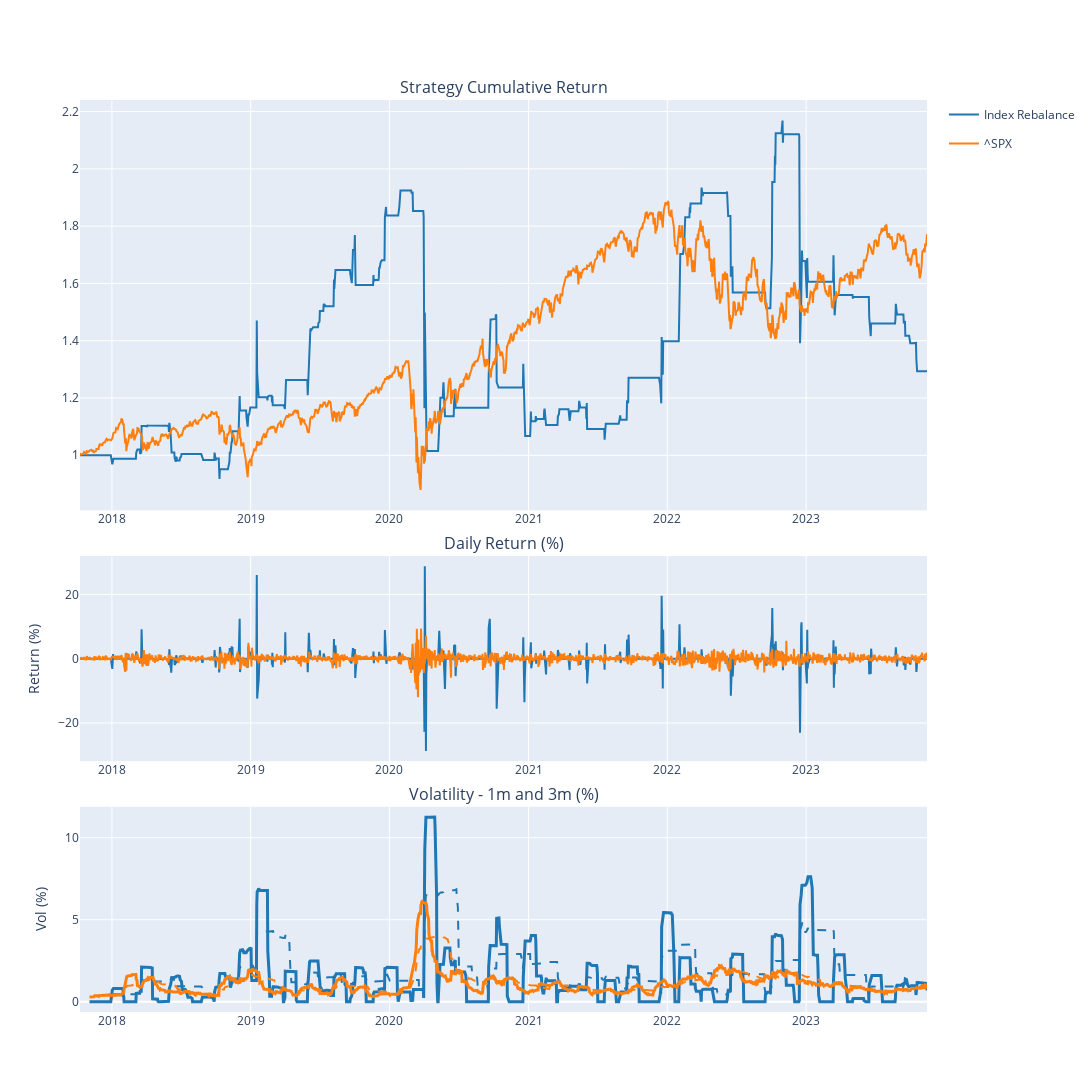
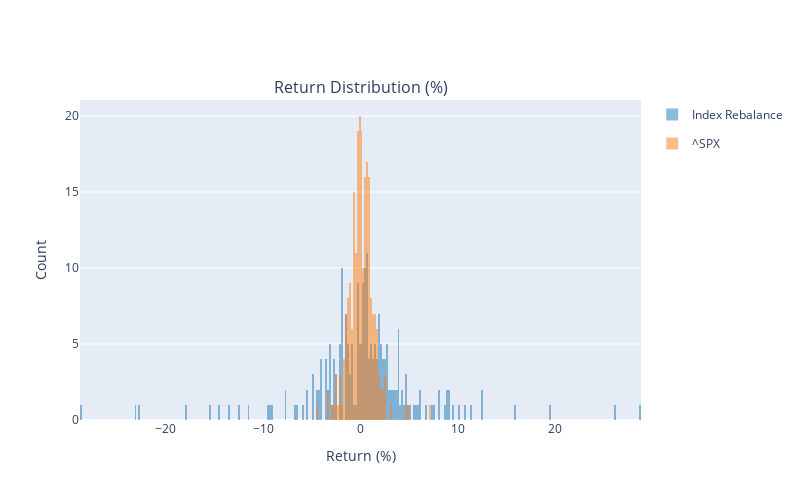

The code cell stored with these charts, in order, in its notebook:
### Code cell
position_entry = position[position.abs().diff() == 1].fillna(0)
position_hold = position[position.abs().diff() == 0].fillna(0)

c2c_ret = raw['Close'] / raw['Close'].shift(1) - 1
o2c_ret = raw['Close'] / raw['Open'] - 1

ret = position_entry * o2c_ret + position_hold * c2c_ret
port_ret = ret.sum(axis=1)

performance_summary_plot(port_ret, strategy='Index Rebalance', benchmark=['^SPX'])

### Figure 1 — Plotly figure (JSON) as saved in the notebook; plotly's stock layout.template omitted (floating-point values rounded to 4 significant figures; data arrays with more than 128 entries replaced by an {"elided": "..."} marker saying what was removed)
{"data": [{"legendgroup": "Index Rebalance", "marker": {"color": "rgb(31, 119, 180)"}, "name": "Index Rebalance", "type": "scatter", "x": {"elided": "1537 str values"}, "xaxis": "x", "y": {"elided": "1537 float values"}, "yaxis": "y"}, {"legendgroup": "Index Rebalance", "marker": {"color": "rgb(31, 119, 180)"}, "name": "Index Rebalance", "showlegend": false, "type": "scatter", "x": {"elided": "1537 str values"}, "xaxis": "x2", "y": {"elided": "1537 float values"}, "yaxis": "y2"}, {"legendgroup": "Index Rebalance", "line": {"width": 3}, "marker": {"color": "rgb(31, 119, 180)"}, "name": "1m - Index Rebalance", "showlegend": false, "type": "scatter", "x": {"elided": "1537 str values"}, "xaxis": "x3", "y": {"elided": "1537 float values"}, "yaxis": "y3"}, {"legendgroup": "Index Rebalance", "line": {"dash": "dash"}, "marker": {"color": "rgb(31, 119, 180)"}, "name": "3m - Index Rebalance", "showlegend": false, "type": "scatter", "x": {"elided": "1537 str values"}, "xaxis": "x3", "y": {"elided": "1537 float values"}, "yaxis": "y3"}, {"legendgroup": "^SPX", "marker": {"color": "rgb(255, 127, 14)"}, "name": "^SPX", "type": "scatter", "x": {"elided": "1537 str values"}, "xaxis": "x", "y": {"elided": "1537 float values"}, "yaxis": "y"}, {"legendgroup": "^SPX", "marker": {"color": "rgb(255, 127, 14)"}, "name": "^SPX", "showlegend": false, "type": "scatter", "x": {"elided": "1537 str values"}, "xaxis": "x2", "y": {"elided": "1537 float values"}, "yaxis": "y2"}, {"legendgroup": "^SPX", "line": {"width": 3}, "marker": {"color": "rgb(255, 127, 14)"}, "name": "1m - ^SPX", "showlegend": false, "type": "scatter", "x": {"elided": "1537 str values"}, "xaxis": "x3", "y": {"elided": "1537 float values"}, "yaxis": "y3"}, {"legendgroup": "^SPX", "line": {"dash": "dash"}, "marker": {"color": "rgb(255, 127, 14)"}, "name": "3m - ^SPX", "showlegend": false, "type": "scatter", "x": {"elided": "1537 str values"}, "xaxis": "x3", "y": {"elided": "1537 float values"}, "yaxis": "y3"}], "layout": {"annotations": [{"font": {"size": 16}, "showarrow": false, "text": "Strategy Cumulative Return", "x": 0.5, "xanchor": "center", "xref": "paper", "y": 1, "yanchor": "bottom", "yref": "paper"}, {"font": {"size": 16}, "showarrow": false, "text": "Daily Return (%)", "x": 0.5, "xanchor": "center", "xref": "paper", "y": 0.5, "yanchor": "bottom", "yref": "paper"}, {"font": {"size": 16}, "showarrow": false, "text": "Volatility - 1m and 3m (%)", "x": 0.5, "xanchor": "center", "xref": "paper", "y": 0.225, "yanchor": "bottom", "yref": "paper"}], "height": 1200, "width": 1500, "xaxis": {"anchor": "y", "domain": [0, 1], "matches": "x3", "showticklabels": true}, "xaxis2": {"anchor": "y2", "domain": [0, 1], "matches": "x3", "showticklabels": true}, "xaxis3": {"anchor": "y3", "domain": [0, 1], "showticklabels": true}, "yaxis": {"anchor": "x", "domain": [0.55, 1]}, "yaxis2": {"anchor": "x2", "domain": [0.275, 0.5], "title": {"text": "Return (%)"}}, "yaxis3": {"anchor": "x3", "domain": [0, 0.225], "title": {"text": "Vol (%)"}}}}

### Figure 2 — Plotly figure (JSON) as saved in the notebook; plotly's stock layout.template omitted (floating-point values rounded to 4 significant figures; data arrays with more than 128 entries replaced by an {"elided": "..."} marker saying what was removed)
{"data": [{"legendgroup": "Index Rebalance", "marker": {"color": "rgb(31, 119, 180)"}, "name": "Index Rebalance", "opacity": 0.5, "showlegend": true, "type": "histogram", "x": {"elided": "232 float values"}, "xaxis": "x", "xbins": {"size": 0.2}, "yaxis": "y"}, {"legendgroup": "^SPX", "marker": {"color": "rgb(255, 127, 14)"}, "name": "^SPX", "opacity": 0.5, "showlegend": true, "type": "histogram", "x": {"elided": "232 float values"}, "xaxis": "x", "xbins": {"size": 0.2}, "yaxis": "y"}], "layout": {"annotations": [{"font": {"size": 16}, "showarrow": false, "text": "Return Distribution (%)", "x": 0.5, "xanchor": "center", "xref": "paper", "y": 1, "yanchor": "bottom", "yref": "paper"}], "barmode": "overlay", "height": 500, "width": 800, "xaxis": {"anchor": "y", "domain": [0, 1], "title": {"text": "Return (%)"}}, "yaxis": {"anchor": "x", "domain": [0, 1], "title": {"text": "Count"}}}}
